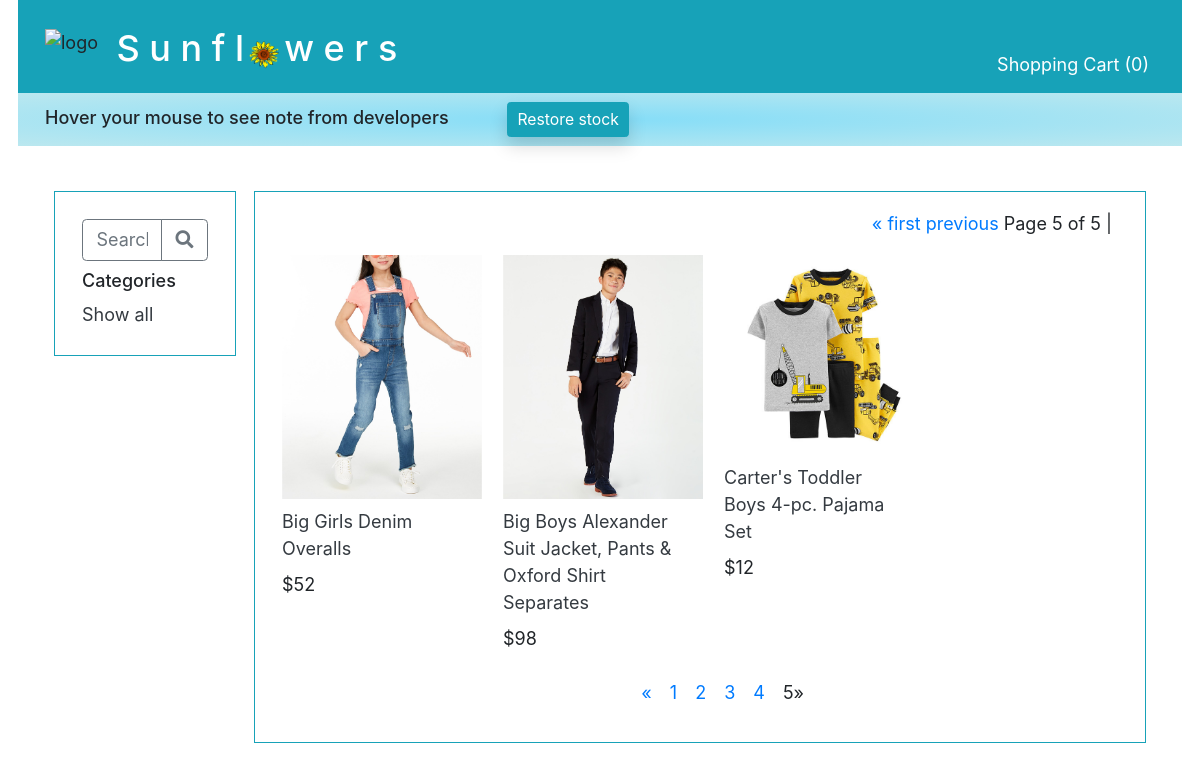
The app's page /results/?page=5 with its own data.
### main/models.py (models this page shows, shortened)
class Photo(models.Model):
    img = models.ImageField(upload_to='products', blank=True)
    type_of_photo = models.ForeignKey(
        PhotoType,
        related_name='photos_included',
        on_delete=models.CASCADE
    )
    for_product = models.ForeignKey(
        Product,
        related_name='photos',
        on_delete=models.CASCADE
    )

class Product(models.Model):
    name = models.CharField(max_length=255, default="")
    desc= models.TextField(default="")
    quantity_purchased = models.IntegerField(default=0)
    quantity_sold = models.IntegerField(default=0)
    quantity_available = models.IntegerField(default=0)
    temp_quan_avail = models.IntegerField(default=0)
    unit_price=models.DecimalField(max_digits=5, decimal_places=0)
    category = models.ForeignKey(
        Category,
        related_name='products_included',
        on_delete=models.CASCADE
    )
    objects = ClassManager()

### main/views.py (the view)
# urls.py: path('results/', views.search_product_by_name, name='search'),
def search_product_by_name(request):
    query = request.GET.get('search')
    if query:
        postresult = Product.objects.filter(name__contains=query).exclude(temp_quan_avail=0)
        product_list = postresult
    else:
        product_list = Product.objects.all()
    if "cart_dict" not in request.session:
        quantity_in_cart = 0
    else:
        quantity_in_cart = 0
        for key in request.session["cart_dict"]:
            quantity_in_cart += request.session["cart_dict"][key]
    page = request.GET.get('page', 1)
    paginator = Paginator(product_list, 8)
    try:
        product_list = paginator.page(page)
    except PageNotAnInteger:
        product_list = paginator.page(1)
    except EmptyPage:
        product_list = paginator.page(paginator.num_pages)
    page_number = request.GET.get('page')
    page_obj = paginator.get_page(page_number)
    for each_product in product_list:
        photos = Photo.objects.filter(for_product = each_product)
        for photo in photos:
            if photo.type_of_photo_id == 1:
                photo.type_of_photo_id = 2
                photo.save()
        first_photo = photos.first()
        first_photo.type_of_photo_id = 1
        first_photo.save()
    context = {
        "all_search_results": product_list,
        "all_photos": Photo.objects.all(),
        "paginator": paginator,
        'page_obj': page_obj,
        "quantity_in_cart": quantity_in_cart,
    }
    return render(request, '_13_search_results.html', context)

### main/templates/_13_search_results.html (shortened to what this page needs)
<!DOCTYPE html>
<html lang="en">
<head>
  {% include "_0_head_tags.html" %}
</head>
<body>
  <div id="container">
    {% include "_0_top_nav_bar.html" %}
    {% include "_0_left_nav_bar.html" %}
    <div class="col border border-info p-3" style="min-width:800px;">
      <div class="col text-right mb-1">
        <span class="step-links">
            {% if page_obj.has_previous %}
            <a href="?page=1">&laquo; first</a>
            <a href="?page={{ page_obj.previous_page_number }}">previous</a>
            {% endif %}
            <span class="current">
                Page {{ page_obj.number }} of {{ page_obj.paginator.num_pages }} |
            </span>
        </span>
    </div>
      <div class="row mt-2">
        {% for product in all_search_results %}
        <div class="col-3">
          {% for photo in all_photos %}
          {% if photo.type_of_photo_id == 1 and photo.for_product_id == product.id %}
          <div class="row m-2"><a href="/product/category/{{ product.category_id }}/item/{{ product.id }}"><img class="" width="200" src="{{ photo.img.url }}"></a></div>
          {% endif %}
          {% endfor %}
          <a class="row text-dark m-2"
            href="/product/category/{{ product.category_id }}/item/{{ product.id }}">{{ product.name }}</a>
          <div class="row mb-4">
            <div class="col m-2t ml-2">${{ product.unit_price }}</div>
          </div>
        </div>
        {% endfor %}
      </div>
      <div class="row">
        <div class="col-4 offset-5 text-center">
            {% if all_search_results.has_other_pages %}
            <ul class="pagination">
                {% if all_search_results.has_previous %}
                <li><a href="?page={{ all_search_results.previous_page_number }}">&laquo;</a></li>
                {% else %}
                <li class="disabled"><span>&laquo;</span></li>
                {% endif %}
                {% for i in all_search_results.paginator.page_range %}
                {% if all_search_results.number == i %}
                <li class="active ml-3"><span>{{ i }} <span class="sr-only">(current)</span> </span></li>
                {% else %}
                <li><a class="ml-3" href="?page={{ i }}">{{ i }}</a></li>
                {% endif %}
                {% endfor %}
                {% if all_search_results.has_next %}
                <li><a class="ml-3" href="?page={{ all_search_results.next_page_number }}">&raquo;</a></li>
                {% else %}
                <li class="disabled"><span>&raquo;</span></li>
                {% endif %}
            </ul>
            {% endif %}
        </div>
    </div>
      </div>
    </div>
</body>
</html>

### main/static/projectStyle.css (style rules this page uses)
* { font-size:1.5vw; }
img { height: auto !important; }

### records on screen
Product: name "Big Girls Denim Overalls", unit_price "52"
Photo: img (picture)
Product: name "Big Boys Alexander Suit Jacket, Pants & Oxford Shirt Separates", unit_price "98"
Photo: img (picture)
Product: name "Carter's Toddler Boys 4-pc. Pajama Set", unit_price "12"
Photo: img (picture)

### other values on screen
{{ quantity_in_cart }} "0"
{{ page_obj.number }} "5"
{{ page_obj.paginator.num_pages }} "5"
{{ i }} "1" "2" "3" "4"
{{ i }} "5"
